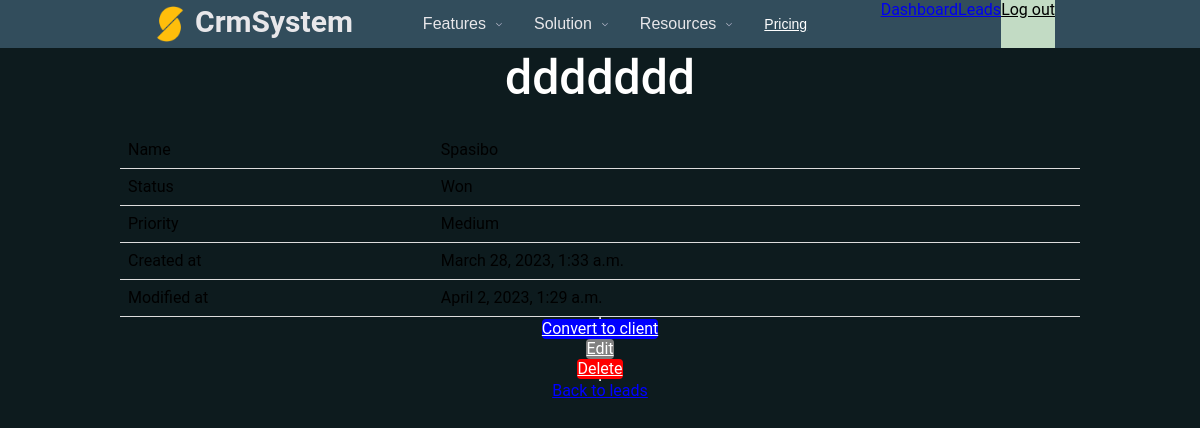
The app's page /dashboard/leads/6/ (signed in), older data.
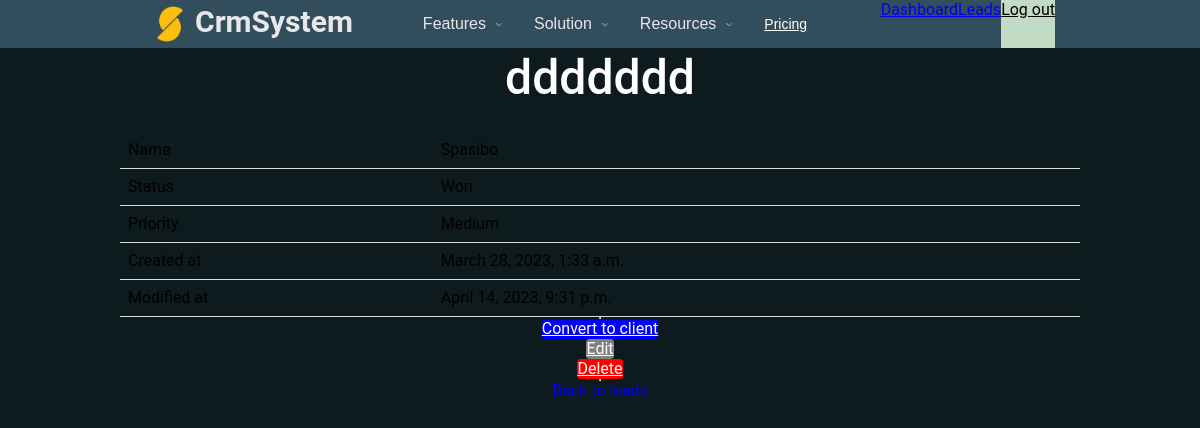
The same page, newer data.
### lead/models.py (models this page shows, shortened)
class Lead(models.Model):
	LOW = 'low'
	MEDIUM = 'medium'
	HIGH = 'high'
	CHOICES_PRIORITY = (
		(LOW, 'Low'),
		(MEDIUM, 'Medium'),
		(HIGH, 'High'),
	)
	NEW = 'new'
	CONTACTED = 'contacted'
	WON = 'won'
	LOST = 'lost'
	CHOICES_STATUS = (
		(NEW, 'New'),
		(CONTACTED, 'Contacted'),
		(WON, 'Won'),
		(LOST, 'Lost'),
	)
	name = models.CharField(max_length=255)
	email = models.EmailField()
	descriptions = models.TextField(blank=True, null=True)
	priority = models.CharField(max_length=10, choices=CHOICES_PRIORITY, default=MEDIUM)
	status = models.CharField(max_length=10, choices=CHOICES_STATUS, default=NEW)
	converted_to_client = models.BooleanField(default=False)
	created_by = models.ForeignKey(User, related_name='leads', on_delete=models.CASCADE)
	created_at = models.DateTimeField(auto_now_add=True)
	modified_at = models.DateTimeField(auto_now=True)

### lead/views.py (the view)
# urls.py: path('<int:pk>/', views.leads_detail, name='leads_detail'),
@login_required
def leads_detail(request, pk):
	lead = get_object_or_404(Lead, created_by=request.user, pk=pk)
	return render(request, 'lead/leads_detail.html', {
		'lead': lead
	})

### templates/lead/leads_detail.html (shortened to what this page needs)
{% extends 'core/view/main_page.html' %}
{% block extra_css %}
    <link rel="stylesheet" href="/static/css/lead_detail.css">
{% endblock %}
{% block content %}
    <div class="py-6 px-6">
        <h1 class="mb-6 text-xl">{{ lead.name }}</h1>
        <table class="lead-table">
            {% if lead.descriptions %}
                <tr>
                    <td class="font-semibold">Name</td>
                    <td>{{ lead.descriptions }}</td>
                </tr>
            {% endif %}
            <tr>
                <td class="font-semibold">Status</td>
                <td>{{ lead.get_status_display }}</td>
            </tr>
            <tr>
                <td class="font-semibold">Priority</td>
                <td>{{ lead.get_priority_display }}</td>
            </tr>
            <tr>
                <td class="font-semibold">Created at</td>
                <td>{{ lead.created_at }}</td>
            </tr>
            <tr>
                <td class="font-semibold">Modified at</td>
                <td>{{ lead.modified_at }}</td>
            </tr>
        </table>
        <hr class="my-4">
        <a href="{% url 'leads_convert' lead.id %}" class="btn btn-primary">Convert to client</a>
        <a href="{% url 'edit_lead' lead.id %}" class="btn btn-secondary">Edit</a>
        <a href="{% url 'leads_delete' lead.id %}" class="btn btn-danger">Delete</a>
        <hr class="my-4">
        <a href="{% url 'leads_list' %}" class="btn btn-link">Back to leads</a>
    </div>
{% endblock %}

Row changes from the older to the newer data that the page shows:
changed Lead "ddddddd": modified_at "April 2, 2023, 1:29 a.m." → "April 14, 2023, 9:31 p.m."
